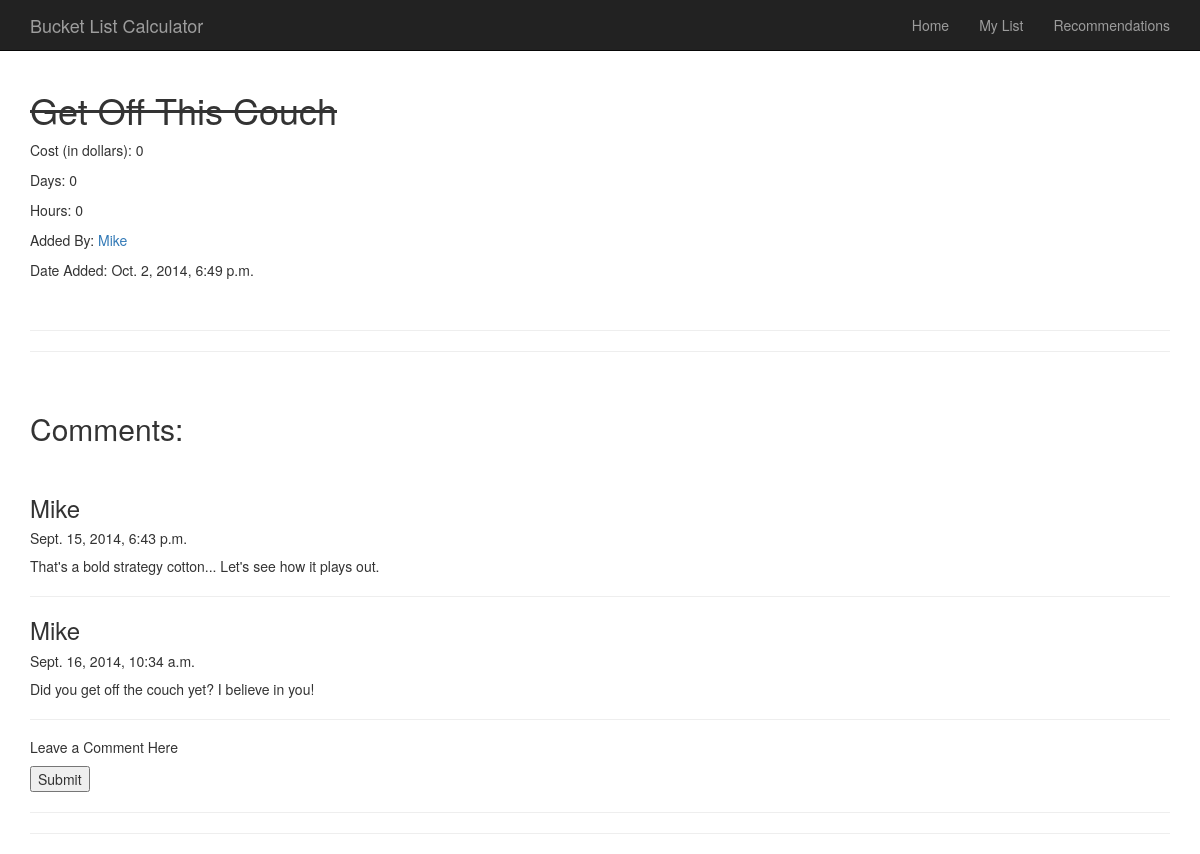
The app's page /bucketlist/item/100/ (signed in) with its own data.
### BucketList/models.py (models this page shows, shortened)
class BucketListItem(models.Model):
    text = models.CharField(max_length = 200)
    pub_by = models.ForeignKey(User,editable = False)
    pub_date = models.DateTimeField(editable=False)
    goal_type = models.CharField(choices = CHOICES, max_length = 200)
    cost = models.IntegerField(max_length = 20)
    time = models.IntegerField(max_length = 20)
    hours = models.IntegerField(max_length = 20)
    crossed_off = models.BooleanField(editable = False)
    def __unicode__(self):
        return self.text
    def recently_added(self):
        return self.pub_date >= timezone.now() - datetime.timedelta(days = 1)
    recently_added.boolean = True

class Comment(models.Model):
    created = models.DateTimeField(editable =False)
    author = models.CharField(max_length = 100, editable = False)
    body = models.TextField()
    item = models.ForeignKey(BucketListItem)

### BucketList/views.py (the view)
# urls.py: url(r'^item/(?P<id>\w+)/', views.index_items, name = 'index items'),
@login_required
def index_items(request, id):
    item = BucketListItem.objects.get(pk = id)
    current_user = UserProfile.objects.get(pk = request.user.id)
    comments = Comment.objects.filter(item = item)
    if request.POST:
        form = CommentForm(request.POST)
        if form.is_valid():
            body = form.cleaned_data['body']
            my_model = form.save(commit = False)
            my_model.created = timezone.now()
            my_model.author = current_user.user
            my_model.item = item
            my_model.body = body
            my_model.save()
            form = CommentForm()
    else:
        form = CommentForm()
    context = {'item': item,
                      'id': id,
                      'comments': comments,
                      'form': form,
                      }
    return render(request, 'BucketList/index_items.html', context)

### BucketList/templates/BucketList/index_items.html (shortened to what this page needs)
{% extends 'base.html' %}
{% block content %}
{% if item %}
    {% if item.crossed_off %}
        <h1 style="text-decoration: line-through;">{{item}}</h1>
    {% else %}
        <h1>{{item}}</h1>
    {% endif %}
        <p>Cost (in dollars):   {{item.cost}}</p>
        <p>Days:   {{item.time}}</p>
        <p>Hours: {{item.hours}}</p>
        <p>Added By:   <a href='/bucketlist/userstats/{{item.pub_by}}/'>{{item.pub_by}}</a></p>
        {% load avatar_tags %}
        <p>Date Added:   {{item.pub_date}}</p>
        <br>
        <hr>
        <hr>
        <br>
        <h2>Comments:</h2>
        <br>
        {% if comments %}
            {% for comment in comments %}
                <div>
                    <h3>{{comment.author}}</h3>
                    <h5>{{comment.created}}</h3>
                    <p>{{comment.body}}</h3>
                </div>
                <hr>
            {% endfor %}
        {% else %}
            <p>There are no comments yet.  Be the first to add one!</p>
        {% endif %}
        <h5>Leave a Comment Here</h5>
        <form action="/bucketlist/item/{{id}}/" method = "post">
            <input type = "submit" value = "Submit">
        </form>
{% else %}
    <p>There seems to have been an error.</p>
{% endif %}
{% endblock content %}

### templates/base.html (style rules this page uses)
body { padding-top: 70px; }

### records on screen
BucketListItem: text "Get Off This Couch", cost "0", time "0", hours "0", pub_by "Mike", pub_date "Oct. 2, 2014, 6:49 p.m."
Comment: author "Mike", created "Sept. 15, 2014, 6:43 p.m.", body "That's a bold strategy cotton... Let's see how it plays out."
Comment: author "Mike", created "Sept. 16, 2014, 10:34 a.m.", body "Did you get off the couch yet? I believe in you!"
